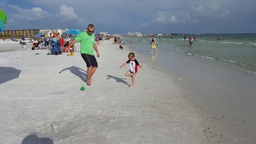
#> input picture 000-Code-In-Place/Images/IMG-20160728-WA0000.jpg, 256 x 144 px, shrunk from 1280 x 720 before the run
$ python test.py
#> lines starting #> are read from the running program, lines starting #| are printed output that depends on the picture
### 000-Code-In-Place/Images/simpleimage.py
#! /usr/bin/env python3

"""
Stanford CS106AP SimpleImage

Written by Nick Parlante, Sonja Johnson-Yu, and Nick Bowman.
 -7/2019  version, has file reading, pix, foreach, hidden get/setpix

SimpleImage Features:
Create image:
  image = SimpleImage.blank(400, 200)   # create new image of size
  image = SimpleImage('foo.jpg')        # create from file

Access size
  image.width, image.height

Get pixel at x,y
  pix = image.get_pixel(x, y)
  # pix is RGB tuple like (100, 200, 0)

Set pixel at x,y
  image.set_pixel(x, y, pix)   # set data by tuple also

Get Pixel object at x,y
  pixel = image.get_pixel(x, y)
  pixel.red = 0
  pixel.blue = 255

Show image on screen
  image.show()

The main() function below demonstrates the above functions as a test.
"""

import sys

# If the following line fails, "Pillow" needs to be installed
from PIL import Image

def clamp(num):
    """
    Return a "clamped" version of the given num,
    converted to be an int limited to the range 0..255 for 1 byte.
    """
    num = int(num)
    if num < 0:
        return 0
    if num >= 256:
        return 255
    return num


class Pixel(object):
    """
    A pixel at an x,y in a SimpleImage.
    Supports set/get .red .green .blue
    and get .x .y
    """
    def __init__(self, image, x, y):
        self.image = image
        self._x = x
        self._y = y

    def __str__(self):
        return 'r:' + str(self.red) + ' g:' + str(self.green) + ' b:' + str(self.blue)

    # Pillow image stores each pixel color as a (red, green, blue) tuple.
    # So the functions below have to unpack/repack the tuple to change anything.

    @property
    def red(self):
        return self.image.px[self._x, self._y][0]

    @red.setter
    def red(self, value):
        rgb = self.image.px[self._x, self._y]
        self.image.px[self._x, self._y] = (clamp(value), rgb[1], rgb[2])

    @property
    def green(self):
        return self.image.px[self._x, self._y][1]

    @green.setter
    def green(self, value):
        rgb = self.image.px[self._x, self._y]
        self.image.px[self._x, self._y] = (rgb[0], clamp(value), rgb[2])

    @property
    def blue(self):
        return self.image.px[self._x, self._y][2]

    @blue.setter
    def blue(self, value):
        rgb = self.image.px[self._x, self._y]
        self.image.px[self._x, self._y] = (rgb[0], rgb[1], clamp(value))

    @property
    def x(self):
        return self._x

    @property
    def y(self):
        return self._y


# color tuples for background color names 'red' 'white' etc.
BACK_COLORS = {
    'white': (255, 255, 255),
    'black': (0, 0, 0),
    'red': (255, 0, 0),
    'green': (0, 255, 0),
    'blue': (0, 0, 255),
}


class SimpleImage(object):
    def __init__(self, filename, width=0, height=0, back_color=None):
        """
        Create a new image. This case works: SimpleImage('foo.jpg')
        To create a blank image use SimpleImage.blank(500, 300)
        The other parameters here are for internal/experimental use.
        """
        # Create pil_image either from file, or making blank
        if filename:
            self.pil_image = Image.open(filename).convert("RGB")
            if self.pil_image.mode != 'RGB':
                raise Exception('Image file is not RGB')
            self._filename = filename  # hold onto
        else:
            if not back_color:
                back_color = 'white'
            color_tuple = BACK_COLORS[back_color]
            if width == 0 or height == 0:
                raise Exception('Creating blank image requires width/height but got {} {}'
                                .format(width, height))
            self.pil_image = Image.new('RGB', (width, height), color_tuple)
        self.px = self.pil_image.load()
        size = self.pil_image.size
        self._width = size[0]
        self._height = size[1]
        self.curr_x = 0
        self.curr_y = 0

    def __iter__(self):
        return self

    def __next__(self):
        if self.curr_x < self.width and self.curr_y < self.height:
            x = self.curr_x
            y = self.curr_y
            self.increment_curr_counters()
            return Pixel(self, x, y)
        else:
            self.curr_x = 0
            self.curr_y = 0
            raise StopIteration()

    def increment_curr_counters(self):
        self.curr_x += 1
        if self.curr_x == self.width:
            self.curr_x = 0
            self.curr_y += 1

    # [9 lines left out: functions blank, file, not called in this run]

    @property
    def width(self):
        """Width of image in pixels."""
        return self._width

    @property
    def height(self):
        """Height of image in pixels."""
        return self._height

    # [25 lines left out: functions get_pixel, set_pixel, set_rgb, not called in this run]

    def _get_pix_(self, x, y):
        """Get pix RGB tuple (200, 100, 50) for the given x,y."""
        return self.px[x, y]

    def _set_pix_(self, x, y, pix):
        """Set the given pix RGB tuple into the image at the given x,y."""
        self.px[x, y] = pix

    def show(self):
        """Displays the image using an external utility."""
        self.pil_image.show()

    # [40 lines left out: functions make_as_big_as, main, not called in this run]


# [2 lines that do not run on import are left out]

### 000-Code-In-Place/Images/test.py
from simpleimage import SimpleImage


def darker(image):
    for pixel in image:
        pixel.red = pixel.red // 2
        pixel.green = pixel.green // 2
        pixel.blue = pixel.blue // 2


def red_channel(filename):
    image = SimpleImage(filename)
    for pixel in image:
        pixel.green = 0
        pixel.blue = 0
    return image


def compute_luminocity(red, green, blue):
    return (0.299 * red) + (0.587 * green) + (0.114 * blue)


def grayscale(filename):
    image = SimpleImage(filename)
    for pixel in image:
        luminocity = compute_luminocity(pixel.red, pixel.green, pixel.blue)
        pixel.red = luminocity
        pixel.green = luminocity
        pixel.blue = luminocity
    return image


def main():
    # my_image = SimpleImage('IMG-20160728-WA0000.jpg')
    # darker(my_image)
    # my_image.show()

    grayscale('IMG-20160728-WA0000.jpg').show()
#> in __init__, self.pil_image is the input picture: PIL image 256x144 RGB; mean R, G, B 137, 142.7, 145.6
#> in show, `self.pil_image.show()`:
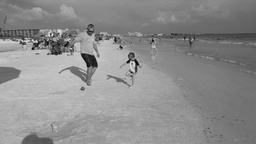
#> shown: PIL image 256x144 RGB; min 2, max 228, mean 140.8


if __name__ == '__main__':
    main()
